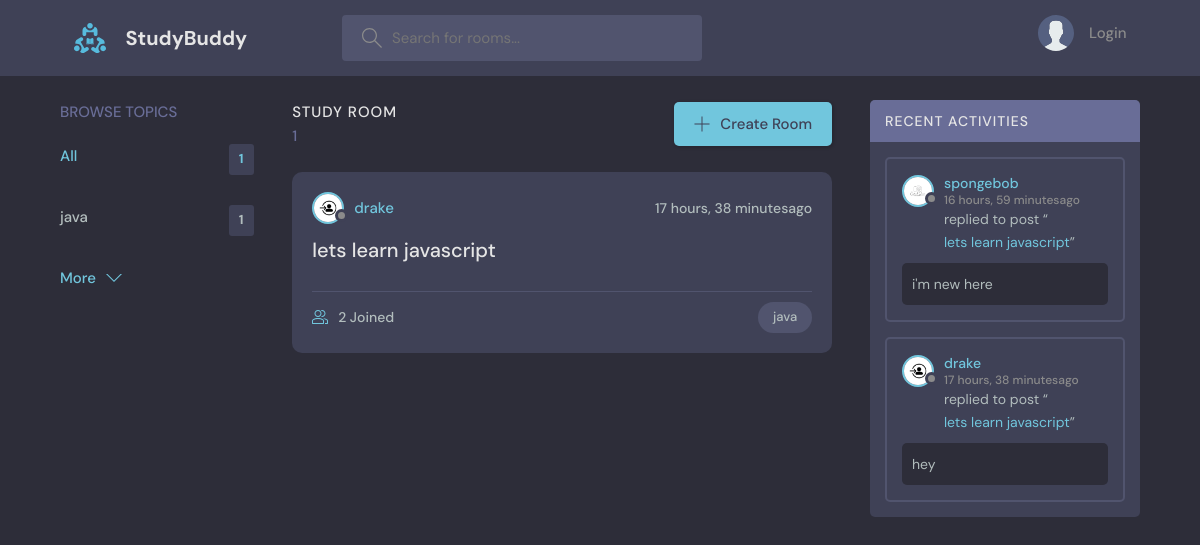
The page / on the database its author committed.
### base/models.py (models this page shows, shortened)
class Topic(models.Model):
    name = models.CharField(max_length=200)

class Room(models.Model):
    host = models.ForeignKey(User, on_delete=models.SET_NULL, null=True)
    topic = models.ForeignKey(Topic, on_delete=models.SET_NULL, null=True)
    name = models.CharField(max_length=200)
    description = models.TextField(null=True, blank=True)
    participants = models.ManyToManyField(User, related_name='participants', blank=True)
    updated = models.DateTimeField(auto_now=True)
    created = models.DateTimeField(auto_now_add=True)
    class Meta:
        ordering = ['-updated', 'created']
    def __str__(self):
        return self.name

class User(AbstractUser):
    name = models.CharField(max_length=200, null=True)
    email = models.EmailField(null=True, unique=True)
    bio = models.TextField(null=True)
    avatar = models.ImageField(null=True, default="avatar.svg")
    USERNAME_FIELD = 'email'
    REQUIRED_FIELDS = []

class Message(models.Model):
    user = models.ForeignKey(User, on_delete=models.CASCADE)
    room = models.ForeignKey(Room, on_delete=models.CASCADE)
    body = models.TextField()
    updated = models.DateTimeField(auto_now=True)
    created = models.DateTimeField(auto_now_add=True)
    class Meta:
        ordering = ['-updated', 'created']
    def __str__(self):
        return self.body[0:50]

### base/views.py (the view)
# urls.py: path('', views.home, name="home"),
def home(request):
    q = request.GET.get('q') if request.GET.get('q') != None else ''
    rooms = Room.objects.filter(
                                Q(topic__name__icontains=q) |
                                Q(name__icontains=q) |
                                Q(description__icontains=q)
                                )
    topics = Topic.objects.all()
    room_count = rooms.count()
    room_messages = Message.objects.filter(Q(room__topic__name__icontains=q))
    context = {'rooms': rooms, 'topics':topics, 'room_count':room_count, 'room_messages':room_messages}
    return render(request, 'base/home.html', context)

### base/templates/base/home.html (shortened to what this page needs)
{% extends "main.html" %}
{% block content %}
    <main class="layout layout--3">
      <div class="container">
        {% include "base/topics_components.html" %}
        <div class="roomList">
          <div class="roomList__header">
            <div>
              <h2>Study Room</h2>
              <p>{{room_count}}</p>
            </div>
            <a class="btn btn--main" href="{% url 'create-room' %}">
              <svg version="1.1" xmlns="http://www.w3.org/2000/svg" width="32" height="32" viewBox="0 0 32 32">
                <title>add</title>
                <path
                  d="M16.943 0.943h-1.885v14.115h-14.115v1.885h14.115v14.115h1.885v-14.115h14.115v-1.885h-14.115v-14.115z"
                ></path>
              </svg>
              Create Room
            </a>
          </div>
          {% include "base/feed_component.html" %}
        </div>
        {% include "base/activity_component.html" %}
      </div>
    </main>
  {% endblock content %}

### base/templates/base/topics_components.html
<div class="topics">
    <div class="topics__header">
      <h2>Browse Topics</h2>
    </div>
    <ul class="topics__list">
      <li>
        <a href="{% url 'home' %}" class="active">All <span>{{topics.count}}</span></a>
      </li>
      {% for topic in topics%}
      <li>
        <a href="{% url 'home' %}?q={{topic.name}}">{{topic.name}}<span>{{topic.room_set.all.count}}</span></a>
      </li>
      {% endfor %}
    </ul>
    <a class="btn btn--link" href="topics.html">
      More
      <svg version="1.1" xmlns="http://www.w3.org/2000/svg" width="32" height="32" viewBox="0 0 32 32">
        <title>chevron-down</title>
        <path d="M16 21l-13-13h-3l16 16 16-16h-3l-13 13z"></path>
      </svg>
    </a>
  </div>

### base/templates/base/feed_component.html (shortened to what this page needs)
{% for room in rooms %}
<div class="roomListRoom">
    <div class="roomListRoom__header">
      <a href="{% url 'user-profile' room.host.id %}" class="roomListRoom__author">
        <div class="avatar avatar--small">
          <img src="{{room.host.avatar.url}}" />
        </div>
        <span>{{room.host.username}}</span>
      </a>
      <div class="roomListRoom__actions">
        <span>{{room.created|timesince}}ago</span>
      </div>
    </div>
    <div class="roomListRoom__content">
      <a href="{% url 'room' room.id %}">{{room.name}}</a>
    </div>
    <div class="roomListRoom__meta">
      <a href="{% url 'room' room.id %}" class="roomListRoom__joined">
        {{room.participants.all.count}} Joined
      </a>
      <p class="roomListRoom__topic">{{room.topic.name}}</p>
    </div>
</div>
{% endfor %}

### base/templates/base/activity_component.html (shortened to what this page needs)
<div class="activities">
    <div class="activities__header">
      <h2>Recent Activities</h2>
    </div>
    {% for message in room_messages %}
    <div class="activities__box">
      <div class="activities__boxHeader roomListRoom__header">
        <a href="{% url 'user-profile' message.user.id %}" class="roomListRoom__author">
          <div class="avatar avatar--small">
            <img src="{{message.user.avatar.url}}" />
          </div>
          <p>
            {{message.user.username}}
            <span>{{message.created|timesince}}ago</span>
          </p>
        </a>
      </div>
      <div class="activities__boxContent">
        <p>replied to post “<a href="{% url 'room' message.room.id %}">{{message.room}}</a>”</p>
        <div class="activities__boxRoomContent">
          {{message}}
        </div>
      </div>
    </div>
    {% endfor %}
  </div>

### rows shown on the page
Topic: name "java", room_set.all.count "1"
Room: host.avatar (picture), host.username "drake", created "17 hours, 38 minutes", name "lets learn javascript", participants.all.count "2", topic.name "java"
Message: user.avatar (picture), user.username "spongebob", created "16 hours, 59 minutes", room "lets learn javascript", body "i'm new here"
Message: user.avatar (picture), user.username "drake", created "17 hours, 38 minutes", room "lets learn javascript", body "hey"

### other values the page prints
{{ topics.count }} "1"
{{ room_count }} "1"
